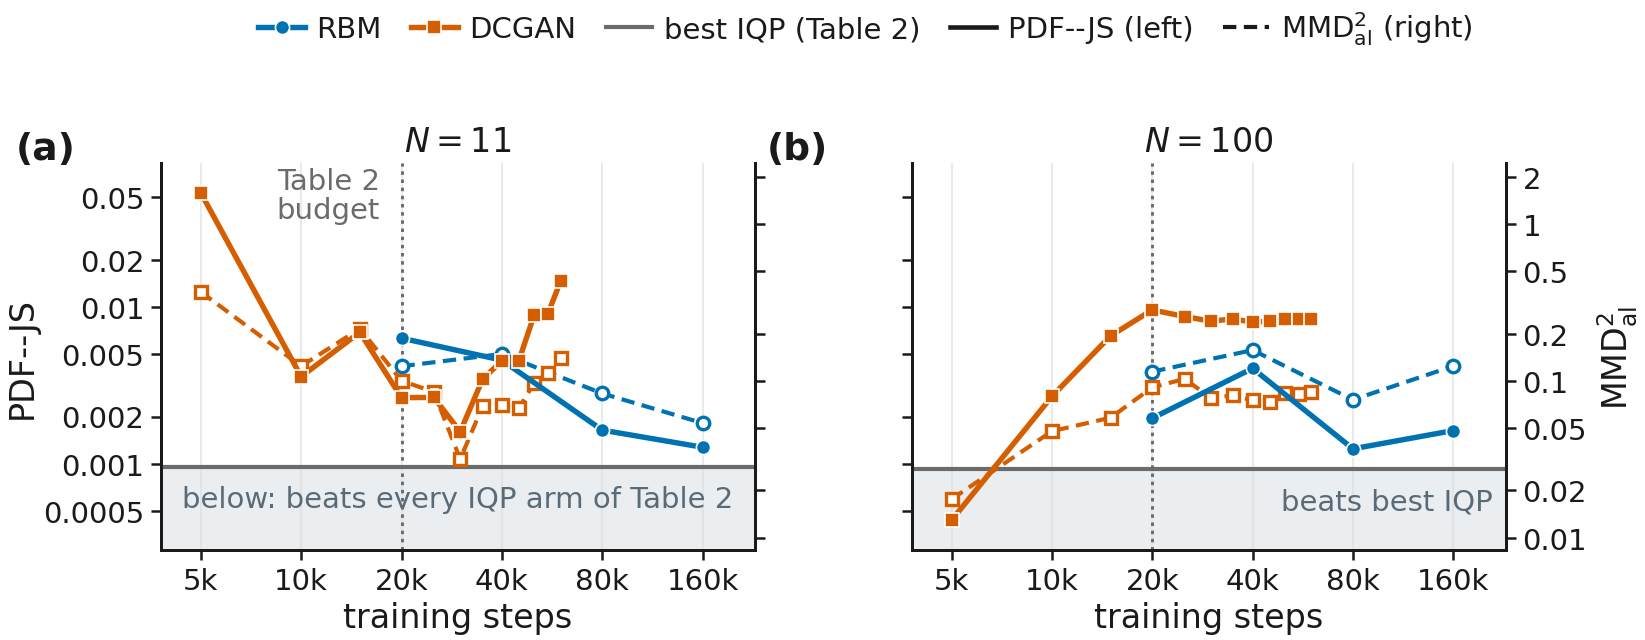

This chart was generated by the following Python code:
#!/usr/bin/env python3
# -*- coding: utf-8 -*-
"""figA_convergence.pdf -- were the classical baselines simply stopped too early?

Table 2 trains the RBM and the DCGAN for a fixed 20,000 steps.  This figure re-runs both for
longer (RBM to 160k, DCGAN to 60k), scores every snapshot with the SAME evaluation used for
Table 2, and so lets each baseline be read at its best step count rather than at an arbitrary
one -- an advantage no IQP arm in Table 2 is given.

Two panels, N = 11 and N = 100.  x is the training step count (log).  Colour is the model.
Solid lines with filled markers are PDF-JS and are read on the LEFT axis; dashed lines with
open markers are the flux-aligned Conv2D-MMD^2 and are read on the RIGHT axis.

The two axes are deliberately locked: the right axis is the left axis times a single constant
(29.6, the ratio of the two Table-2 IQP reference values), so the ONE grey horizontal is the
best IQP entry of Table 2 in BOTH metrics at once -- 0.00095 / 0.00092 read on the left,
0.0279 / 0.0275 read on the right, which coincide to within 1 % of a decade.  Anything below
the grey line is a baseline that has overtaken every IQP arm of Table 2 in that metric.
The vertical dotted line is Table 2's 20k budget.

Data: experiments/13_iqp_turbulence_replication/results_convergence.jsonl (the sweep) and
results_r3.jsonl / results_r3b.jsonl (the IQP reference, recomputed by
aggregate_convergence.iqp_reference, which asserts it still matches the published Table 2).

Nothing is below 7 pt.  Python 3.9 compatible.
"""
from __future__ import annotations

import json
import os
import sys

import matplotlib
matplotlib.use("Agg")
import matplotlib.pyplot as plt                        # noqa: E402
from matplotlib.lines import Line2D                    # noqa: E402
from matplotlib.ticker import FuncFormatter, LogLocator, NullLocator   # noqa: E402

import fig_style as S

EXP = "<HOME>/gsoc2026-deeplense-qml/experiments/13_iqp_turbulence_replication"
SWEEP = os.path.join(EXP, "results_convergence.jsonl")

# (arm_base in results_convergence.jsonl, legend label, colour, marker)
ARMS = [
    ("RBM-10bit", "RBM", S.OKABE_ITO["blue"], "o"),
    ("DCGAN-32", "DCGAN", S.OKABE_ITO["vermilion"], "s"),
]
N_PANELS = [11, 100]
DASH = (0, (3.2, 1.8))
XTICKS = [5000, 10000, 20000, 40000, 80000, 160000]
XLABELS = ["5k", "10k", "20k", "40k", "80k", "160k"]


def load():
    """{(arm_base, N): (steps, pdf_js, mmd2_aligned)} and the Table-2 IQP reference."""
    rows = [json.loads(l) for l in open(SWEEP) if l.strip()]
    acc = {}
    for r in rows:
        acc.setdefault((r["arm_base"], int(r["n_train"])), []).append(
            (int(r["steps"]), r["pdf_js"], r["conv_mmd2_aligned"]))
    data = {}
    for key, pts in acc.items():
        pts.sort()
        data[key] = ([p[0] for p in pts], [p[1] for p in pts], [p[2] for p in pts])
    sys.path.insert(0, EXP)
    import aggregate_convergence                       # noqa: E402  (asserts against Table 2)
    return data, aggregate_convergence.iqp_reference(EXP)


def _log_axis(ax):
    ax.set_yscale("log")
    ax.yaxis.set_major_locator(LogLocator(base=10.0, subs=(1.0, 2.0, 5.0), numticks=14))
    ax.yaxis.set_minor_locator(NullLocator())
    ax.yaxis.set_major_formatter(FuncFormatter(lambda v, _p: "%g" % v))


def make(outdir):
    S.apply_style()
    data, ref = load()

    # one constant relating the two axes, so a single grey line is the IQP reference for both
    ratios = [ref[n]["conv_mmd2_aligned"]["value"] / ref[n]["pdf_js"]["value"] for n in N_PANELS]
    R = (ratios[0] * ratios[1]) ** 0.5
    pj_all = [v for key in data for v in data[key][1]] + \
             [ref[n]["pdf_js"]["value"] for n in N_PANELS] + \
             [v / R for key in data for v in data[key][2]] + \
             [ref[n]["conv_mmd2_aligned"]["value"] / R for n in N_PANELS]
    lo, hi = min(pj_all) / 1.55, max(pj_all) * 1.55

    fig = plt.figure(figsize=(S.TEXTWIDTH, 2.15))
    geom = [(0.093, 0.360), (0.548, 0.360)]        # (left, width) as figure fractions
    for k, n in enumerate(N_PANELS):
        left, width = geom[k]
        ax = fig.add_axes([left, 0.200, width, 0.600])
        tw = ax.twinx()
        iqp = ref[n]["pdf_js"]["value"]

        ax.axhspan(lo, iqp, color="#eaeef1", zorder=0, lw=0)
        ax.axvline(20000, color=S.INK_MUTED, lw=0.7, ls=(0, (1.2, 1.6)), zorder=1)
        ax.axhline(iqp, color=S.INK_MUTED, lw=1.0, zorder=2)

        for arm, _lab, col, mk in ARMS:
            steps, pj, ma = data[(arm, n)]
            ax.plot(steps, pj, "-", marker=mk, color=col, lw=1.3, ms=3.4, mec="white",
                    mew=0.4, zorder=5)
            ax.plot(steps, [v / R for v in ma], ls=DASH, marker=mk, color=col, lw=1.0,
                    ms=3.0, mfc="white", mew=0.8, zorder=4)

        ax.set_xscale("log")
        ax.set_xlim(3.8e3, 2.3e5)
        ax.set_xticks(XTICKS)
        ax.set_xticklabels(XLABELS)
        ax.xaxis.set_minor_locator(NullLocator())
        ax.set_ylim(lo, hi)
        tw.set_ylim(lo * R, hi * R)
        _log_axis(ax)
        _log_axis(tw)
        ax.set_xlabel("training steps", labelpad=1.5)
        ax.set_title("$N = %d$" % n, pad=3.0)
        S.panel_label(ax, "(%s)" % "ab"[k], x=-0.245, y=0.99)
        ax.spines["top"].set_visible(False)
        tw.spines["top"].set_visible(False)
        ax.grid(True, axis="x", alpha=0.6, zorder=0)
        ax.set_axisbelow(True)
        ax.tick_params(axis="x", pad=1.5)
        ax.tick_params(axis="y", pad=1.5)
        tw.tick_params(axis="y", pad=1.5)
        if k == 0:
            ax.set_ylabel("PDF--JS", labelpad=1.0)
            tw.tick_params(axis="y", labelright=False)
            ax.text(4.4e3, iqp / 1.30, "below: beats every IQP arm of Table 2", fontsize=7.0,
                    color="#5a6b78", ha="left", va="top", zorder=6)
            ax.text(20000 / 1.16, hi / 1.06, "Table 2\nbudget", fontsize=7.0,
                    color=S.INK_MUTED, ha="right", va="top", linespacing=1.05, zorder=6)
        else:
            ax.tick_params(axis="y", labelleft=False)
            tw.set_ylabel("MMD$^2_{\\mathrm{al}}$", labelpad=2.0)
            ax.text(2.1e5, iqp / 1.30, "beats best IQP", fontsize=7.0, color="#5a6b78",
                    ha="right", va="top", zorder=6)

    handles = [Line2D([], [], color=c, lw=1.3, marker=m, ms=3.4, mec="white", mew=0.4, label=l)
               for _a, l, c, m in ARMS]
    handles.append(Line2D([], [], color=S.INK_MUTED, lw=1.0, label="best IQP (Table 2)"))
    handles.append(Line2D([], [], color=S.INK, lw=1.1, ls="-", label="PDF--JS (left)"))
    handles.append(Line2D([], [], color=S.INK, lw=1.0, ls=DASH,
                          label="MMD$^2_{\\mathrm{al}}$ (right)"))
    fig.legend(handles=handles, loc="upper center", bbox_to_anchor=(0.52, 1.045), ncol=5,
               fontsize=7.0, handletextpad=0.4, columnspacing=1.0, borderpad=0.15,
               borderaxespad=0.0)
    return S.save(fig, outdir, "figA_convergence")


if __name__ == "__main__":
    make(os.path.dirname(os.path.abspath(__file__)))
